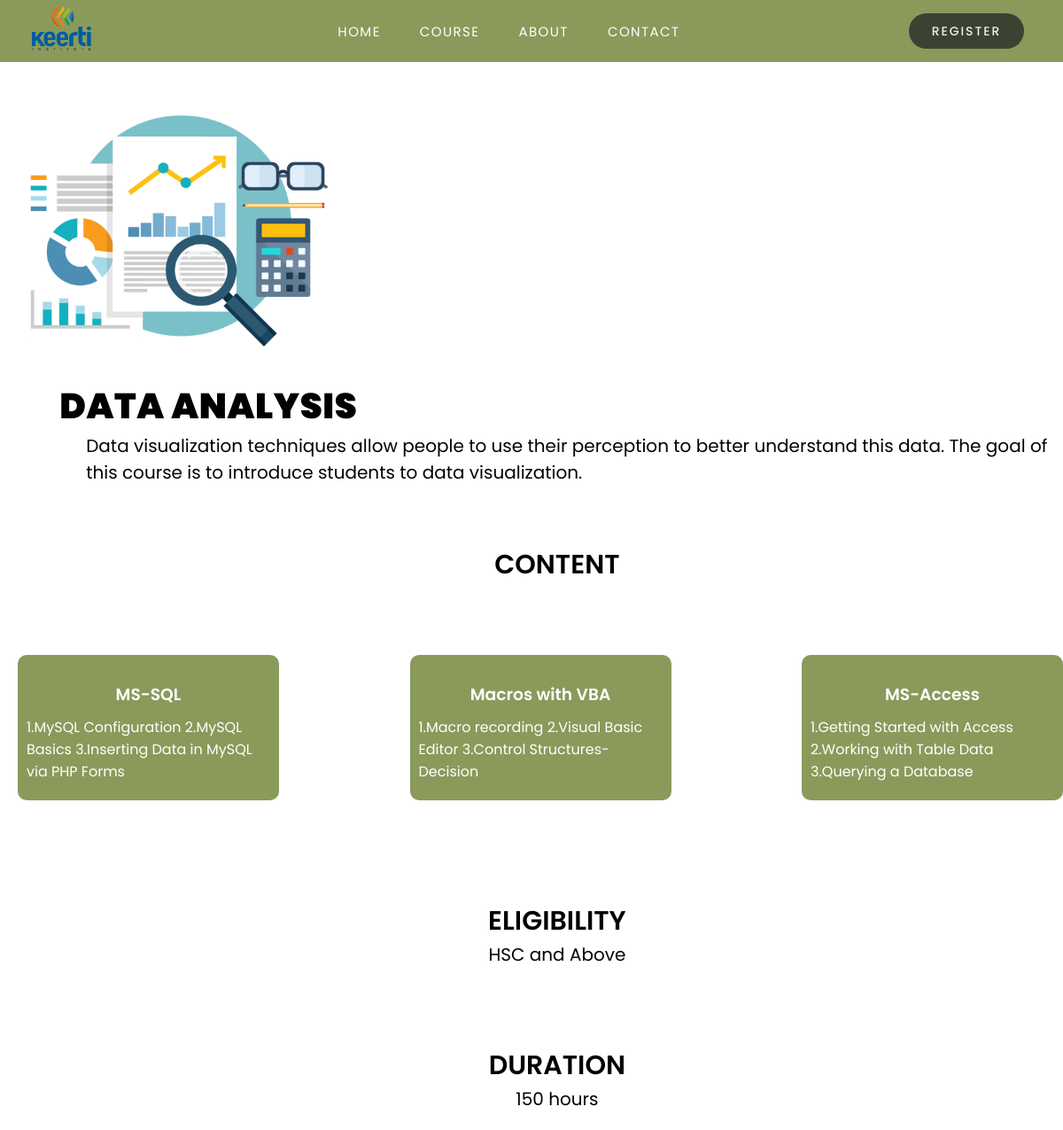
Page /class/product/6 on the committed database.
### register/models.py (models this page shows)
class Product(models.Model):
    product_id = models.AutoField
    product_name = models.CharField(max_length=50, default="")
    desc = models.CharField(max_length=300, default="")
    product_image = models.ImageField(upload_to="register/images", default="")
    product_contentname1 = models.CharField(max_length=50, blank=True)
    product_content1 = models.TextField(max_length=300, blank=True)
    product_contentname2 = models.CharField(max_length=50, blank=True)
    product_content2 = models.TextField(max_length=300, blank=True)
    product_contentname3 = models.CharField(max_length=50, blank=True)
    product_content3 = models.TextField(max_length=300, blank=True)
    product_duration = models.CharField(max_length=50, default="")
    product_info = models.CharField(max_length=100, blank=True)
    def __str__(self):
        return self.product_name

### register/views.py (the view)
# urls.py: path("product/<int:id>", views.product, name="product")
def product(request, id):
    product = Product.objects.filter(id=id)
    print(product)
    return render(request, 'register/product.html', {'product': product[0]})

### register/templates/register/product.html (shortened to what this page needs)
<!DOCTYPE html>
<html lang="en">
<head>
       {% load static %}
</head>
<body>
    {% load static %}
    <header class="navbar">
        <a href="/class/"><img src="{%static 'register/KC.png' %}"></a>
        <div class="navmenu" id="navlink">
            <span>
                <a href="/class/">HOME</a>
            </span>
            <span>
                <a href=''>COURSE</a>
            </span>
            <span>
                <a href=''>ABOUT</a>
            </span>
            <span>
                <a href=''>CONTACT</a>
            </span>
        </div>
        <div class="navregister">
           <a href='/class/register' methods="post">{%csrf_token%}
              REGISTER
           </a>
        </div>
    </header>
    <section class="container">
        <img src="/media/{{product.product_image}}">
        <div class="excel-info">
            <h1>{{product.product_name}}</h1>
            <p>{{product.desc}}</p>
        </div>
        <div class="content-info">
            <h2>CONTENT</h2>
        </div>
        <div class="rows">
            <div class="cols-row">
                <h3>{{product.product_contentname1}}</h3>
                <p>
                  {{product.product_content1}}
                </p>
            </div>
            <div class="cols-row">
                <h3>{{product.product_contentname2}}</h3>
                <p>
                   {{product.product_content2}}
                </p>
            </div>
            <div class="cols-row">
                <h3>{{product.product_contentname3}}</h3>
                <p>
                    {{product.product_content3}}
                </p>
            </div>
        </div>
        <div class="content-info">
            <h2>ELIGIBILITY</h2>
            <p>{{product.product_info}}</p>
        </div>
        <div class="content-info">
            <h2>DURATION</h2>
            <p>{{product.product_duration}}</p>
        </div>
    </section>
</body>
</html>

### rows in the picture
Product: product_image (picture), product_name "DATA ANALYSIS", desc "Data visualization techniques allow people to use their perception to better understand this data. The goal of this course is to introduce students to data visualization.", product_contentname1 "MS-SQL", product_content1 "1.MySQL Configuration 2.MySQL Basics 3.Inserting Data in MySQL via PHP Forms", product_contentname2 "Macros with VBA", product_content2 "1.Macro recording 2.Visual Basic Editor 3.Control Structures-Decision", product_contentname3 "MS-Access", product_content3 "1.Getting Started with Access 2.Working with Table Data 3.Querying a Database", product_info "HSC and Above", product_duration "150 hours"
